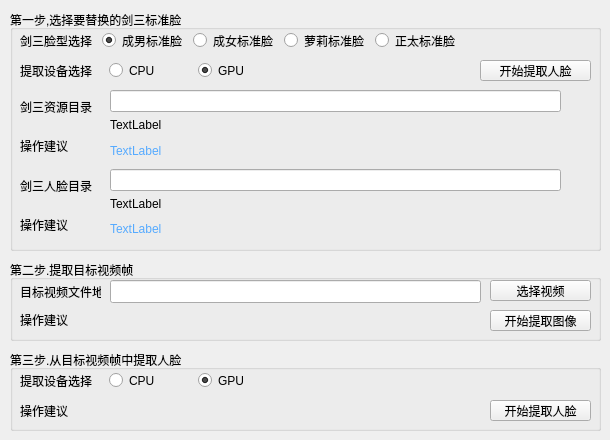
    <widget class="QWidget" name="tab">
     <attribute name="title">
      <string>数据准备</string>
     </attribute>
     <widget class="QGroupBox" name="groupBox_7">
      <property name="geometry">
       <rect>
        <x>10</x>
        <y>10</y>
        <width>591</width>
        <height>241</height>
       </rect>
      </property>
      <property name="title">
       <string>第一步,选择要替换的剑三标准脸</string>
      </property>
      <widget class="QWidget" name="layoutWidget">
       <property name="geometry">
        <rect>
         <x>10</x>
         <y>20</y>
         <width>440</width>
         <height>21</height>
        </rect>
       </property>
       <layout class="QHBoxLayout" name="horizontalLayout">
        <item>
         <widget class="QLabel" name="label_13">
          <property name="sizePolicy">
           <sizepolicy hsizetype="Preferred" vsizetype="Minimum">
            <horstretch>0</horstretch>
            <verstretch>0</verstretch>
           </sizepolicy>
          </property>
          <property name="text">
           <string>剑三脸型选择</string>
          </property>
         </widget>
        </item>
        <item>
         <widget class="QRadioButton" name="rb_j3_m_adult">
          <property name="sizePolicy">
           <sizepolicy hsizetype="Preferred" vsizetype="Fixed">
            <horstretch>0</horstretch>
            <verstretch>0</verstretch>
           </sizepolicy>
          </property>
          <property name="text">
           <string>成男标准脸</string>
          </property>
          <property name="checked">
           <bool>true</bool>
          </property>
         </widget>
        </item>
        <item>
         <widget class="QRadioButton" name="rb_j3_fm_adult">
          <property name="sizePolicy">
           <sizepolicy hsizetype="Preferred" vsizetype="Fixed">
            <horstretch>0</horstretch>
            <verstretch>0</verstretch>
           </sizepolicy>
          </property>
          <property name="text">
           <string>成女标准脸</string>
          </property>
         </widget>
        </item>
        <item>
         <widget class="QRadioButton" name="rb_j3_fm">
          <property name="sizePolicy">
           <sizepolicy hsizetype="Preferred" vsizetype="Fixed">
            <horstretch>0</horstretch>
            <verstretch>0</verstretch>
           </sizepolicy>
          </property>
          <property name="text">
           <string>萝莉标准脸</string>
          </property>
          <property name="checked">
           <bool>false</bool>
          </property>
         </widget>
        </item>
        <item>
         <widget class="QRadioButton" name="rb_j3_m">
          <property name="sizePolicy">
           <sizepolicy hsizetype="Preferred" vsizetype="Fixed">
            <horstretch>0</horstretch>
            <verstretch>0</verstretch>
           </sizepolicy>
          </property>
          <property name="text">
           <string>正太标准脸</string>
          </property>
         </widget>
        </item>
       </layout>
      </widget>
      <widget class="QPushButton" name="pushButton_5">
       <property name="geometry">
        <rect>
         <x>470</x>
         <y>50</y>
         <width>111</width>
         <height>21</height>
        </rect>
       </property>
       <property name="layoutDirection">
        <enum>Qt::LeftToRight</enum>
       </property>
       <property name="text">
        <string>开始提取人脸</string>
       </property>
      </widget>
      <widget class="QWidget" name="layoutWidget">
       <property name="geometry">
        <rect>
         <x>10</x>
         <y>80</y>
         <width>81</width>
         <height>151</height>
        </rect>
       </property>
       <layout class="QVBoxLayout" name="verticalLayout_6">
        <item>
         <widget class="QLabel" name="label">
          <property name="text">
           <string>剑三资源目录</string>
          </property>
         </widget>
        </item>
        <item>
         <widget class="QLabel" name="label_4">
          <property name="text">
           <string>操作建议</string>
          </property>
         </widget>
        </item>
        <item>
         <widget class="QLabel" name="label_20">
          <property name="text">
           <string>剑三人脸目录</string>
          </property>
         </widget>
        </item>
        <item>
         <widget class="QLabel" name="label_3">
          <property name="text">
           <string>操作建议</string>
          </property>
         </widget>
        </item>
       </layout>
      </widget>
      <widget class="QWidget" name="layoutWidget">
       <property name="geometry">
        <rect>
         <x>100</x>
         <y>80</y>
         <width>451</width>
         <height>151</height>
        </rect>
       </property>
       <layout class="QVBoxLayout" name="verticalLayout_15">
        <item>
         <layout class="QVBoxLayout" name="verticalLayout_13">
          <item>
           <widget class="QLineEdit" name="le_src_dir">
            <property name="sizePolicy">
             <sizepolicy hsizetype="Preferred" vsizetype="Preferred">
              <horstretch>0</horstretch>
              <verstretch>0</verstretch>
             </sizepolicy>
            </property>
            <property name="contextMenuPolicy">
             <enum>Qt::CustomContextMenu</enum>
            </property>
            <property name="readOnly">
             <bool>true</bool>
            </property>
           </widget>
          </item>
          <item>
           <widget class="QLabel" name="label_src_file_count">
            <property name="text">
             <string>TextLabel</string>
            </property>
           </widget>
          </item>
         </layout>
        </item>
        <item>
         <widget class="QLabel" name="label_src_suggest">
          <property name="styleSheet">
           <string notr="true">color: rgb(85, 170, 255);</string>
          </property>
          <property name="text">
           <string>TextLabel</string>
          </property>
         </widget>
        </item>
        <item>
         <layout class="QVBoxLayout" name="verticalLayout_14">
          <item>
           <widget class="QLineEdit" name="le_src_align_dir">
            <property name="sizePolicy">
             <sizepolicy hsizetype="Preferred" vsizetype="Preferred">
              <horstretch>0</horstretch>
              <verstretch>0</verstretch>
             </sizepolicy>
            </property>
            <property name="contextMenuPolicy">
             <enum>Qt::CustomContextMenu</enum>
            </property>
            <property name="readOnly">
             <bool>true</bool>
            </property>
           </widget>
          </item>
          <item>
           <widget class="QLabel" name="label_src_align_file_count">
            <property name="text">
             <string>TextLabel</string>
            </property>
           </widget>
          </item>
         </layout>
        </item>
        <item>
         <widget class="QLabel" name="label_src_align_suggest">
          <property name="styleSheet">
           <string notr="true">color: rgb(85, 170, 255);</string>
          </property>
          <property name="text">
           <string>TextLabel</string>
          </property>
         </widget>
        </item>
       </layout>
      </widget>
      <widget class="QWidget" name="horizontalLayoutWidget">
       <property name="geometry">
        <rect>
         <x>10</x>
         <y>50</y>
         <width>261</width>
         <height>21</height>
        </rect>
       </property>
       <layout class="QHBoxLayout" name="horizontalLayout_2">
        <item>
         <widget class="QLabel" name="label_14">
          <property name="sizePolicy">
           <sizepolicy hsizetype="Preferred" vsizetype="Minimum">
            <horstretch>0</horstretch>
            <verstretch>0</verstretch>
           </sizepolicy>
          </property>
          <property name="text">
           <string>提取设备选择</string>
          </property>
         </widget>
        </item>
        <item>
         <widget class="QRadioButton" name="rb_extract_src_face_cpu">
          <property name="sizePolicy">
           <sizepolicy hsizetype="Preferred" vsizetype="Preferred">
            <horstretch>0</horstretch>
            <verstretch>0</verstretch>
           </sizepolicy>
          </property>
          <property name="text">
           <string>CPU</string>
          </property>
         </widget>
        </item>
        <item>
         <widget class="QRadioButton" name="rb_extract_src_face_gpu">
          <property name="sizePolicy">
           <sizepolicy hsizetype="Preferred" vsizetype="Preferred">
            <horstretch>0</horstretch>
            <verstretch>0</verstretch>
           </sizepolicy>
          </property>
          <property name="text">
           <string>GPU</string>
          </property>
          <property name="checked">
           <bool>true</bool>
          </property>
         </widget>
        </item>
       </layout>
      </widget>
     </widget>
     <widget class="QGroupBox" name="groupBox_8">
      <property name="geometry">
       <rect>
        <x>10</x>
        <y>260</y>
        <width>591</width>
        <height>81</height>
       </rect>
      </property>
      <property name="title">
       <string>第二步.提取目标视频帧</string>
      </property>
      <widget class="QPushButton" name="pb_open_data_dst_dir">
       <property name="geometry">
        <rect>
         <x>480</x>
         <y>20</y>
         <width>101</width>
         <height>21</height>
        </rect>
       </property>
       <property name="text">
        <string>选择视频</string>
       </property>
      </widget>
      <widget class="QPushButton" name="pushButton_3">
       <property name="geometry">
        <rect>
         <x>480</x>
         <y>50</y>
         <width>101</width>
         <height>21</height>
        </rect>
       </property>
       <property name="text">
        <string>开始提取图像</string>
       </property>
      </widget>
      <widget class="QWidget" name="layoutWidget">
       <property name="geometry">
        <rect>
         <x>10</x>
         <y>20</y>
         <width>81</width>
         <height>51</height>
        </rect>
       </property>
       <layout class="QVBoxLayout" name="verticalLayout_9">
        <item>
         <widget class="QLabel" name="label_2">
          <property name="text">
           <string>目标视频文件地址</string>
          </property>
         </widget>
        </item>
        <item>
         <widget class="QLabel" name="label_19">
          <property name="text">
           <string>操作建议</string>
          </property>
         </widget>
        </item>
       </layout>
      </widget>
      <widget class="QWidget" name="layoutWidget">
       <property name="geometry">
        <rect>
         <x>100</x>
         <y>20</y>
         <width>371</width>
         <height>51</height>
        </rect>
       </property>
       <layout class="QVBoxLayout" name="verticalLayout_10">
        <item>
         <widget class="QLineEdit" name="le_data_dst_path">
          <property name="enabled">
           <bool>true</bool>
          </property>
          <property name="sizePolicy">
           <sizepolicy hsizetype="Expanding" vsizetype="Preferred">
            <horstretch>0</horstretch>
            <verstretch>0</verstretch>
           </sizepolicy>
          </property>
          <property name="focusPolicy">
           <enum>Qt::StrongFocus</enum>
          </property>
          <property name="readOnly">
           <bool>true</bool>
          </property>
         </widget>
        </item>
        <item>
         <widget class="QLabel" name="label_dst_suggest">
          <property name="styleSheet">
           <string notr="true">color: rgb(85, 170, 255);</string>
          </property>
          <property name="text">
           <string/>
          </property>
         </widget>
        </item>
       </layout>
      </widget>
     </widget>
     <widget class="QGroupBox" name="groupBox_9">
      <property name="geometry">
       <rect>
        <x>10</x>
        <y>350</y>
        <width>591</width>
        <height>81</height>
       </rect>
      </property>
      <property name="title">
       <string>第三步.从目标视频帧中提取人脸</string>
      </property>
      <widget class="QPushButton" name="pushButton_4">
       <property name="geometry">
        <rect>
         <x>480</x>
         <y>50</y>
         <width>101</width>
         <height>21</height>
        </rect>
       </property>
       <property name="text">
        <string>开始提取人脸</string>
       </property>
      </widget>
      <widget class="QWidget" name="layoutWidget">
       <property name="geometry">
        <rect>
         <x>10</x>
         <y>50</y>
         <width>71</width>
         <height>21</height>
        </rect>
       </property>
       <layout class="QVBoxLayout" name="verticalLayout_11">
        <item>
         <widget class="QLabel" name="label_18">
          <property name="text">
           <string>操作建议</string>
          </property>
         </widget>
        </item>
       </layout>
      </widget>
      <widget class="QWidget" name="layoutWidget">
       <property name="geometry">
        <rect>
         <x>100</x>
         <y>50</y>
         <width>341</width>
         <height>21</height>
        </rect>
       </property>
       <layout class="QVBoxLayout" name="verticalLayout_12">
        <item>
         <widget class="QLabel" name="label_dst_aligned_suggest">
          <property name="focusPolicy">
           <enum>Qt::NoFocus</enum>
          </property>
          <property name="styleSheet">
           <string notr="true">color: rgb(85, 170, 255);</string>
          </property>
          <property name="text">
           <string/>
          </property>
         </widget>
        </item>
       </layout>
      </widget>
      <widget class="QWidget" name="horizontalLayoutWidget_2">
       <property name="geometry">
        <rect>
         <x>10</x>
         <y>20</y>
         <width>261</width>
         <height>21</height>
        </rect>
       </property>
       <layout class="QHBoxLayout" name="horizontalLayout_3">
        <item>
         <widget class="QLabel" name="label_17">
          <property name="sizePolicy">
           <sizepolicy hsizetype="Preferred" vsizetype="Minimum">
            <horstretch>0</horstretch>
            <verstretch>0</verstretch>
           </sizepolicy>
          </property>
          <property name="text">
           <string>提取设备选择</string>
          </property>
         </widget>
        </item>
        <item>
         <widget class="QRadioButton" name="rb_extract_dst_face_cpu">
          <property name="sizePolicy">
           <sizepolicy hsizetype="Preferred" vsizetype="Preferred">
            <horstretch>0</horstretch>
            <verstretch>0</verstretch>
           </sizepolicy>
          </property>
          <property name="text">
           <string>CPU</string>
          </property>
         </widget>
        </item>
        <item>
         <widget class="QRadioButton" name="rb_extract_dst_face_gpu">
          <property name="sizePolicy">
           <sizepolicy hsizetype="Preferred" vsizetype="Preferred">
            <horstretch>0</horstretch>
            <verstretch>0</verstretch>
           </sizepolicy>
          </property>
          <property name="text">
           <string>GPU</string>
          </property>
          <property name="checked">
           <bool>true</bool>
          </property>
         </widget>
        </item>
       </layout>
      </widget>
     </widget>
    </widget>
